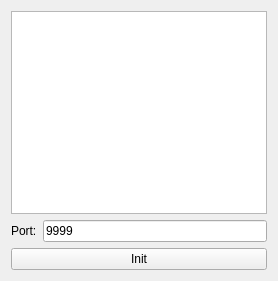
<?xml version="1.0" encoding="UTF-8"?>
<ui version="4.0">
 <class>server</class>
 <widget class="QWidget" name="server">
  <property name="geometry">
   <rect>
    <x>0</x>
    <y>0</y>
    <width>278</width>
    <height>281</height>
   </rect>
  </property>
  <property name="windowTitle">
   <string>Form</string>
  </property>
  <layout class="QGridLayout" name="gridLayout">
   <item row="0" column="0" colspan="2">
    <widget class="QListWidget" name="msg_list"/>
   </item>
   <item row="1" column="0">
    <widget class="QLabel" name="port_label">
     <property name="text">
      <string>Port:</string>
     </property>
    </widget>
   </item>
   <item row="1" column="1">
    <widget class="QLineEdit" name="port_edit">
     <property name="text">
      <string>9999</string>
     </property>
    </widget>
   </item>
   <item row="2" column="0" colspan="2">
    <widget class="QPushButton" name="init_button">
     <property name="text">
      <string>Init</string>
     </property>
    </widget>
   </item>
  </layout>
 </widget>
 <resources/>
 <connections/>
</ui>
